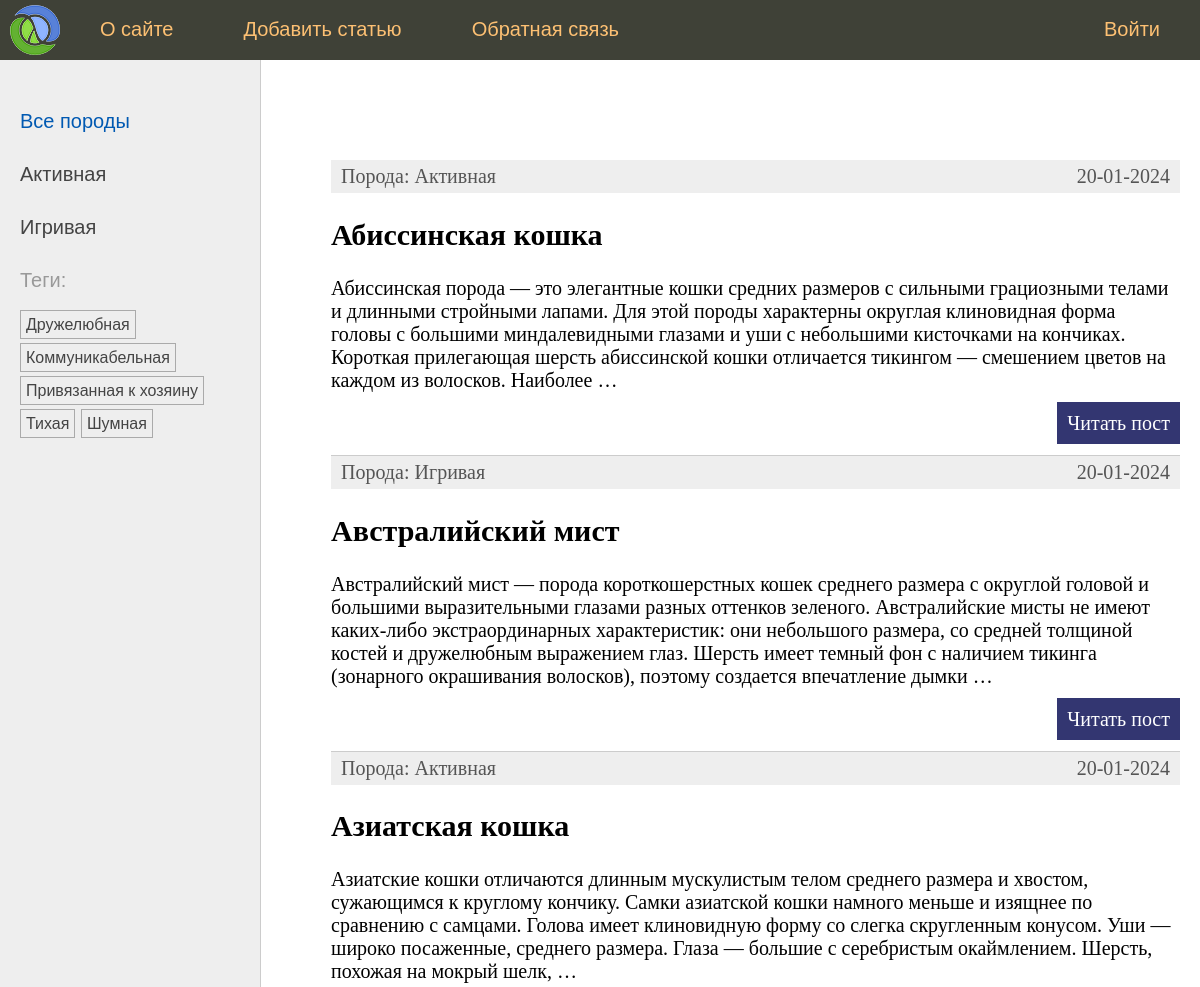
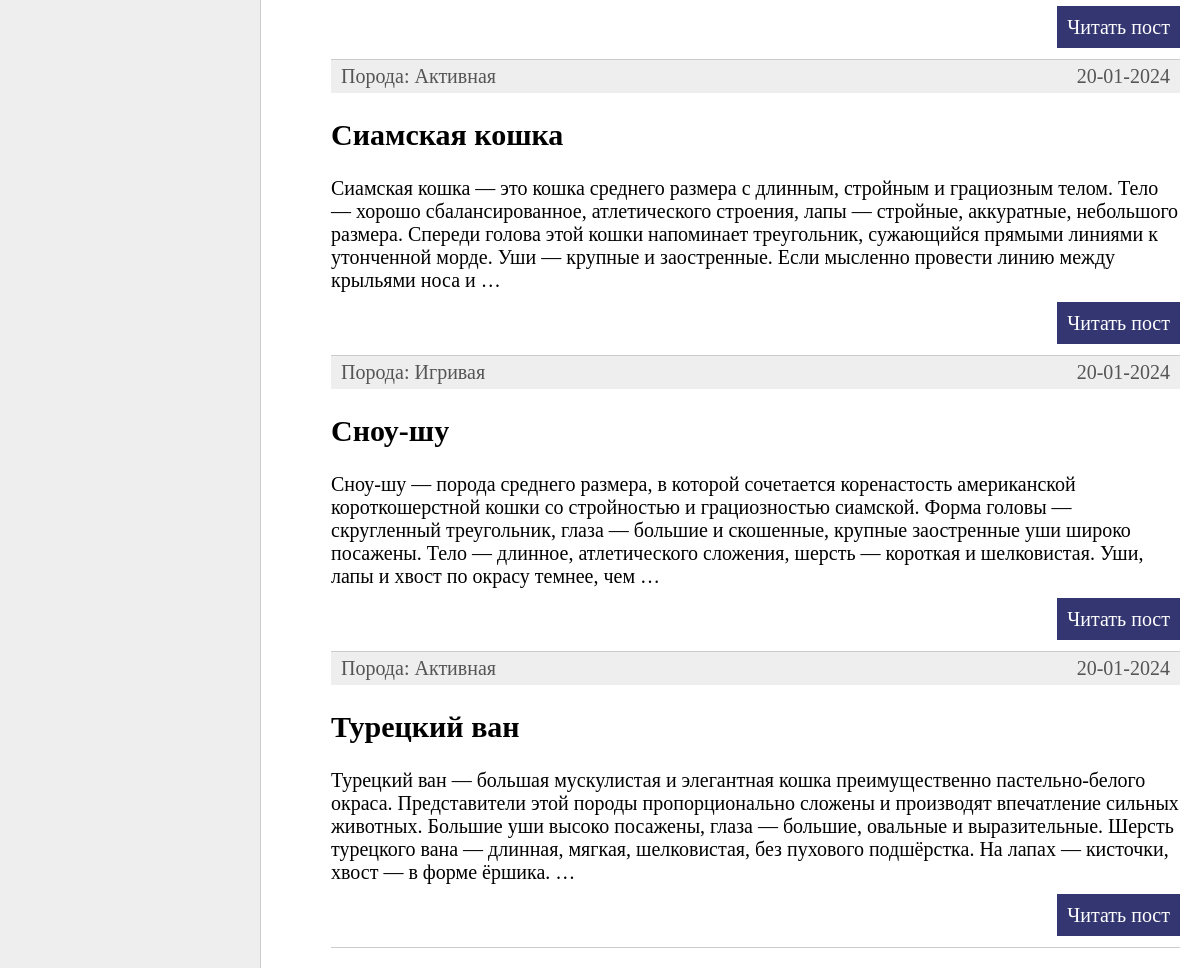
The page / on the database its author committed (2 pictures, top to bottom).
### cats/models.py (models this page shows, shortened)
class Species(models.Model):
    name = models.CharField(
        max_length=100,
        db_index=True,
        verbose_name="Породы"
        )
    slug = models.SlugField(
        max_length=255,
        unique=True,
        db_index=True
        )
    class Meta:
        verbose_name = "Порода"
        verbose_name_plural = "Породы"
    def get_absolute_url(self):
        return reverse("species", kwargs={"spec_slug": self.slug})

class TagPost(models.Model):
    tag = models.CharField(
        max_length=100,
        db_index=True
        )
    slug = models.SlugField(
        max_length=255,
        unique=True
        )
    def get_absolute_url(self):
        return reverse("tag", kwargs={"tag_slug": self.slug})

class Cat(models.Model):
    class Status(models.IntegerChoices):
        DRAFT = 0, "Черновик"
        PUBLISHED = 1, "Опубликовано"
    title = models.CharField(
        max_length=255,
        verbose_name="Заголовок",
        )
    slug = models.SlugField(
        max_length=100,
        unique=True,
        db_index=True,
        verbose_name="Slug",
        blank=True
        )
    photo = models.ImageField(
        upload_to="photos/%Y/%m/%d",
        default=None,
        blank=True,
        null=True,
        verbose_name="Фото")
    content = models.TextField(
        blank=True,
        verbose_name="Текст статьи",
        )
    time_create = models.DateTimeField(
        auto_now_add=True,
        verbose_name="Время создания",
        )
    time_update = models.DateTimeField(
        auto_now=True,
        verbose_name="Время изменения",
        )
    is_published = models.IntegerField(
        choices=Status.choices,
        default=Status.PUBLISHED,
        verbose_name="Статус",
        )
    spec = models.ForeignKey(
        "Species",
        on_delete=models.PROTECT,
        related_name="posts",
        verbose_name="Породы",
        )
    tags = models.ManyToManyField(
        "TagPost",
        blank=True,
        related_name="tags",
        verbose_name="Теги",
        )
    owner = models.OneToOneField(
        "Owner",
        on_delete=models.SET_NULL,
        null=True,
        blank=True,
        verbose_name="Хозяин",
        )
    objects = models.Manager()
    published = PublishedManager()
    class Meta:
        verbose_name = "Котик"
        verbose_name_plural = "Котики"
        ordering = ["-time_create"]
        indexes = [
            models.Index(fields=["-time_create"]),  # Ускоряет поиск по полю, но увеличивает объем данных
        ] # неявный порядок сортировки
    def get_absolute_url(self):
        return reverse('post', kwargs={"post_slug": self.slug})

### cats/views.py (the view)
# urls.py: path("", views.index, name='home'),
def index(request):
    posts = Cat.published.all().order_by("title").select_related("spec")
    data = {
        "title": "Главная страница",
        "menu": menu,
        "posts": posts,
        "spec_selected": 0,
    }
    return render(request, "cats/index.html", data)

### cats/models.py (called while the page is built)
    def get_queryset(self):
        return super().get_queryset().filter(is_published=Cat.Status.PUBLISHED)

### cats/templatetags/cat_tags.py (called while the page is built)
@register.inclusion_tag("cats/list_categories.html")  # путь к templates/apps/template.html
def show_categories(spec_selected=0):
    specs = Species.objects.annotate(total=Count("posts")).filter(total__gt=0)
    return {"specs": specs, "spec_selected": spec_selected}

@register.inclusion_tag("cats/list_tags.html")
def show_all_tags():
    return {"tags": TagPost.objects.annotate(total=Count("tags")).filter(total__gt=0)}

### cats/templates/cats/index.html (shortened to what this page needs)
{% extends 'base.html' %}
{% block content %}
<ul class="list-articles">
	{% for p in posts %}
	<li><div class="article-panel">
		<p class="first">Порода: {{p.spec.name}}</p>
		<p class="last">{{p.time_update|date:"d-m-Y"}}</p>
		</div>
					<h2>{{p.title}}</h2>
	{% autoescape off %}
	{{p.content|linebreaks|truncatewords:50}}
	{% endautoescape %}
			<p class="link-read-post"><a href="{{ p.get_absolute_url }}">Читать пост</a></p>
			</li>
	{% endfor %}
</ul>
{% endblock %}

### cats/templates/cats/list_categories.html
{% for spec in specs%}
    {% if spec.pk == spec_selected %}
        <li class="selected">{{ spec.name }}</li>
    {% else %}
        <li><a href="{{ spec.get_absolute_url }}">{{ spec.name }}</a></li>
    {% endif %}
{% endfor %}

### cats/templates/cats/list_tags.html
{% if tags %}
    <p>Теги:</p>
    <ul class="tags-list">
        {% for t in tags %}
            <li><a href="{{t.get_absolute_url}}">{{t.tag}}</a></li>
        {% endfor %}
    </ul>
{% endif %}

### cats/static/cats/css/styles.css (style rules this page uses)
html, body { font-family: 'Arial'; margin: 0; padding: 0; height: 100%; width: 100%; color: #444; }
a { color: #0059b2; text-decoration: none; }
p.link-read-post { text-align: right; }
p.link-read-post a { padding: 10px; min-width: 100px; background: #333671; color: #fff; text-decoration: none; }
div.article-panel { background: #eee; padding: 5px 10px 5px 10px; box-sizing: border-box; overflow: hidden; color: #555; }
div.article-panel p.first { margin: 0; float: left; }
div.article-panel p.last { margin: 0; float: right; }
ul.list-articles { list-style: none; margin: 0; padding: 0; }
ul.list-articles li { border-bottom: 1px solid #ccc; }
.left-chapters ul { width: 230px; margin: 0; padding: 20px 10px 10px 20px; list-style: none; font-size: 20px; }
.left-chapters ul li { margin: 30px 0 0 0; color: #999; }
.left-chapters ul li a { color: #444; text-decoration: none; }
ul.tags-list { width: 100%; margin: 0; padding: 0; list-style: none; }
ul.tags-list li { margin: 0; padding: 0 0 10px; display: inline-block; }
ul.tags-list li a { padding: 5px; font-size: 16px; border: 1px solid #aaa; }

### rows shown on the page
Species: name "Активная"
Species: name "Игривая"
TagPost: tag "Дружелюбная"
TagPost: tag "Коммуникабельная"
TagPost: tag "Привязанная к хозяину"
TagPost: tag "Тихая"
TagPost: tag "Шумная"
Cat: spec.name "Активная", time_update "20-01-2024", title "Абиссинская кошка", content "Абиссинская порода — это элегантные кошки средних размеров с сильными грациозными телами и длинными стройными лапами. Для этой породы характерны округлая клиновидная форма головы с большими миндалевидными глазами и уши с небольшими кисточками на кончиках. Короткая прилегающая шерсть абиссинской кошки отличается тикингом — смешением цветов на каждом из волосков. Наиболее …"
Cat: spec.name "Игривая", time_update "20-01-2024", title "Австралийский мист", content "Австралийский мист — порода короткошерстных кошек среднего размера с округлой головой и большими выразительными глазами разных оттенков зеленого. Австралийские мисты не имеют каких-либо экстраординарных характеристик: они небольшого размера, со средней толщиной костей и дружелюбным выражением глаз. Шерсть имеет темный фон с наличием тикинга (зонарного окрашивания волосков), поэтому создается впечатление дымки …"
Cat: spec.name "Активная", time_update "20-01-2024", title "Азиатская кошка", content "Азиатские кошки отличаются длинным мускулистым телом среднего размера и хвостом, сужающимся к круглому кончику. Самки азиатской кошки намного меньше и изящнее по сравнению с самцами. Голова имеет клиновидную форму со слегка скругленным конусом. Уши — широко посаженные, среднего размера. Глаза — большие с серебристым окаймлением. Шерсть, похожая на мокрый шелк, …"
Cat: spec.name "Активная", time_update "20-01-2024", title "Сиамская кошка", content "Сиамская кошка — это кошка среднего размера с длинным, стройным и грациозным телом. Тело — хорошо сбалансированное, атлетического строения, лапы — стройные, аккуратные, небольшого размера. Спереди голова этой кошки напоминает треугольник, сужающийся прямыми линиями к утонченной морде. Уши — крупные и заостренные. Если мысленно провести линию между крыльями носа и …"
Cat: spec.name "Игривая", time_update "20-01-2024", title "Сноу-шу", content "Сноу-шу — порода среднего размера, в которой сочетается коренастость американской короткошерстной кошки со стройностью и грациозностью сиамской. Форма головы — скругленный треугольник, глаза — большие и скошенные, крупные заостренные уши широко посажены. Тело — длинное, атлетического сложения, шерсть — короткая и шелковистая. Уши, лапы и хвост по окрасу темнее, чем …"
Cat: spec.name "Активная", time_update "20-01-2024", title "Турецкий ван", content "Турецкий ван — большая мускулистая и элегантная кошка преимущественно пастельно-белого окраса. Представители этой породы пропорционально сложены и производят впечатление сильных животных. Большие уши высоко посажены, глаза — большие, овальные и выразительные. Шерсть турецкого вана — длинная, мягкая, шелковистая, без пухового подшёрстка. На лапах — кисточки, хвост — в форме ёршика. …"

### other values the page prints
{{ m.title }} "О сайте" "Добавить статью" "Обратная связь" "Войти"
